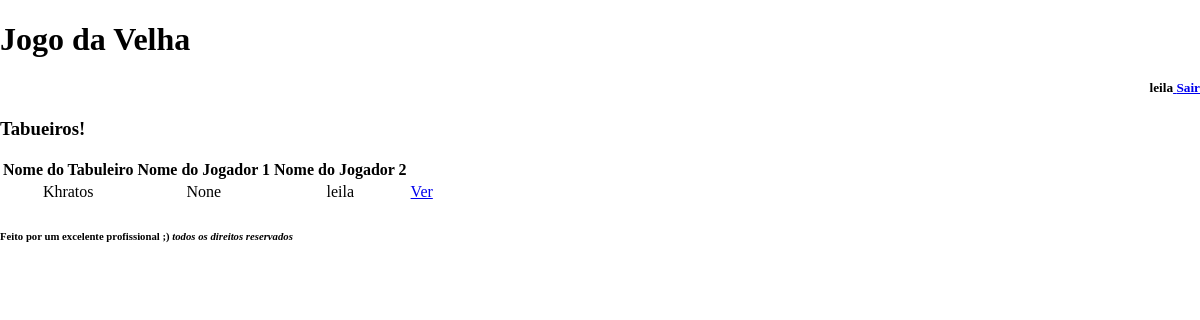
Page /tabuleiros (signed in) on the earlier database version.
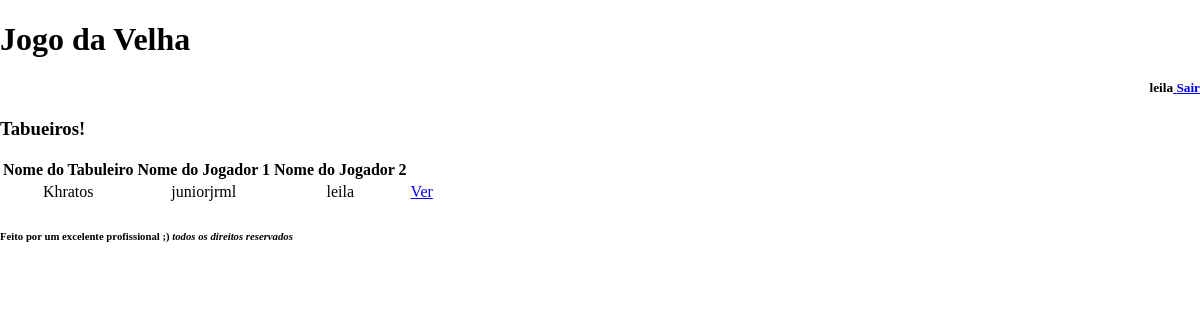
Same page on the later database version.
### core/models.py (models this page shows, shortened)
class Tabuleiro(models.Model):
    nome = models.CharField(max_length=100)
    jogador1 = models.ForeignKey(User, related_name='jogador1', blank=True, null=True, on_delete=models.SET(None))
    jogador2 = models.ForeignKey(User, related_name='jogador2', blank=True, null=True, on_delete=models.SET(None))
    jogador_da_vez = models.ForeignKey(User, related_name='jogador_da_vez', blank=True, null=True, on_delete=models.SET(None))
    tempo_ultima_jogada = models.DateTimeField(verbose_name="Ultima Jogada",null=True, blank=True)
    casa1 = models.IntegerField()
    casa2 = models.IntegerField()
    casa3 = models.IntegerField()
    casa4 = models.IntegerField()
    casa5 = models.IntegerField()
    casa6 = models.IntegerField()
    casa7 = models.IntegerField()
    casa8 = models.IntegerField()
    casa9 = models.IntegerField()

### core/views.py (the view)
# urls.py: path('tabuleiros', views.lista_tabuleiros),
@login_required(login_url='/login/')
def lista_tabuleiros(request):
    tabuleiros = Tabuleiro.objects.all()
    dados = {'tabuleiros': tabuleiros}
    return render(request, 'tabuleiros.html', dados)

### templates/tabuleiros.html
{% extends "model-page.html" %}
{% block content %}
<h3>Tabueiros!</h3>
<table border="0">
    <tr>
        <td><b>Nome do Tabuleiro</b></td>
        <td><b>Nome do Jogador 1</b></td>
        <td><b>Nome do Jogador 2</b></td>
    </tr>
{% for tabuleiro in tabuleiros %}
        <tr align="center">
            <td>{{ tabuleiro.nome }}</td>
            <td>{{ tabuleiro.jogador1 }}</td>
            <td>{{ tabuleiro.jogador2 }}</td>
            <td><a href="/tabuleiro/{{ tabuleiro.id }}">Ver</a></td>
        </tr>
{% endfor %}
    </table>
{% endblock %}

Differences in the rows shown:
changed Tabuleiro "Khratos": jogador1 "None" → "juniorjrml"
